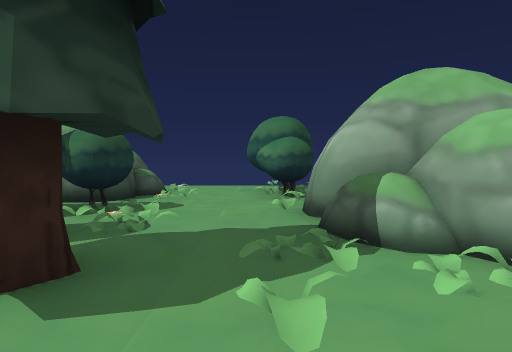
view 1 (above)

24 first-person views from a walk through a scene from a Unity 3-D project. The camera is 1.4 m above the floor, tilts 2° down and sees 75° across. The floor is counted in squares, 2 m on a side. Each view is taken from the middle of a square. On the plan, view 1 faces up. The plan holds only what a view shows up to about 10 squares ahead; the rest is blank. The place goes on beyond the plan. The player character is not drawn. Some surface patterns are stand-ins.

view 2
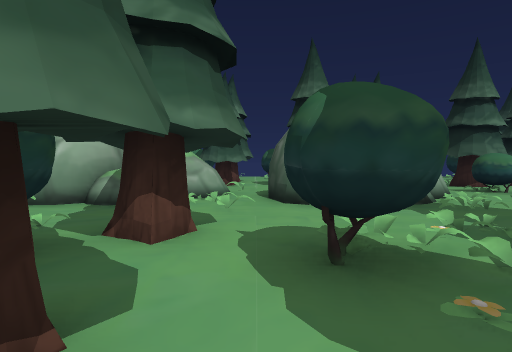

view 3
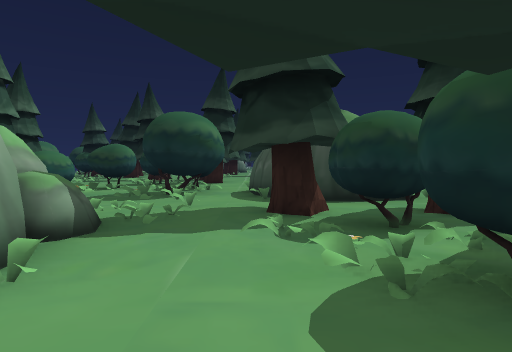

view 4
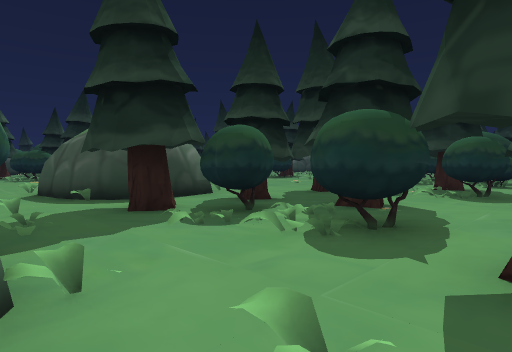

view 5
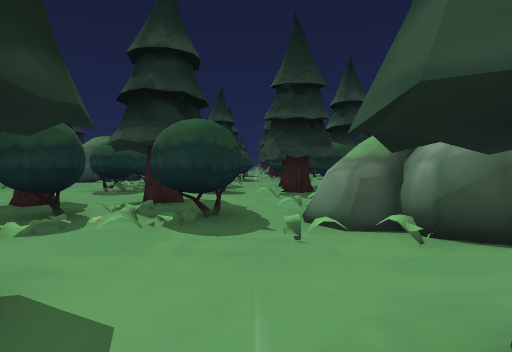

view 6
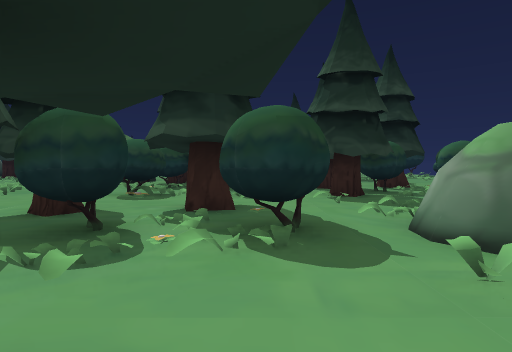

view 7
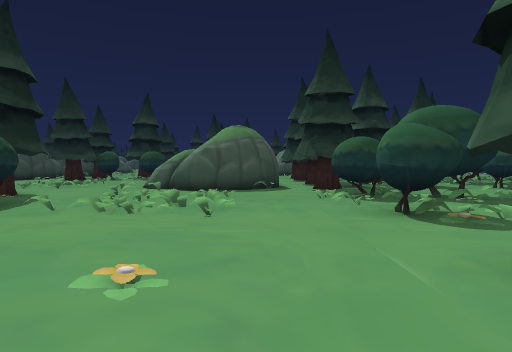

view 8
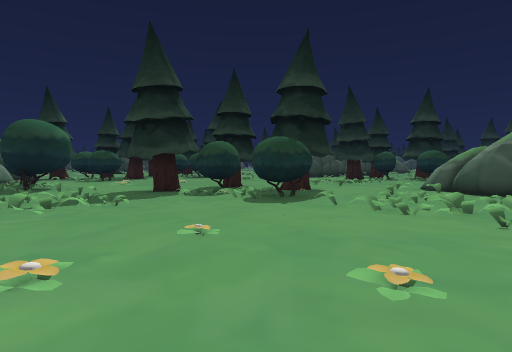

view 9
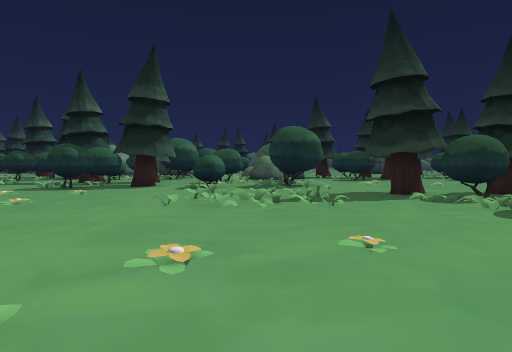

view 10
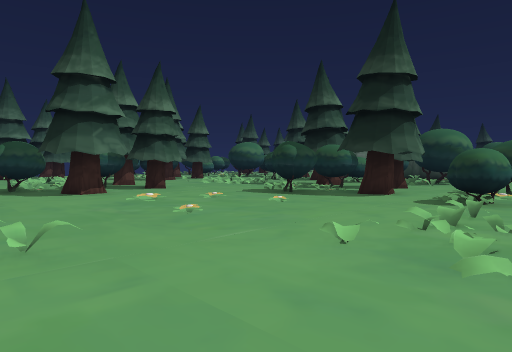

view 11
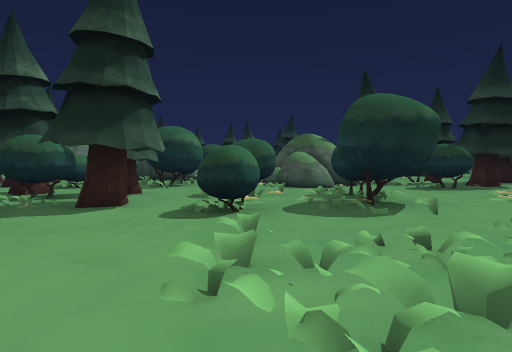

view 12
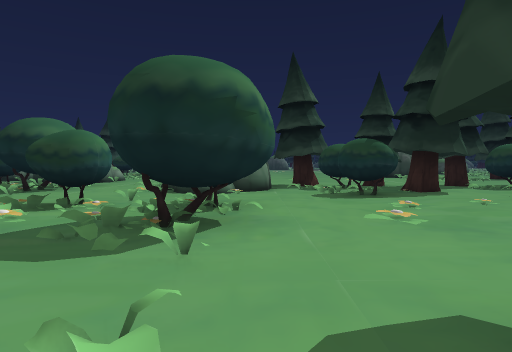

view 13
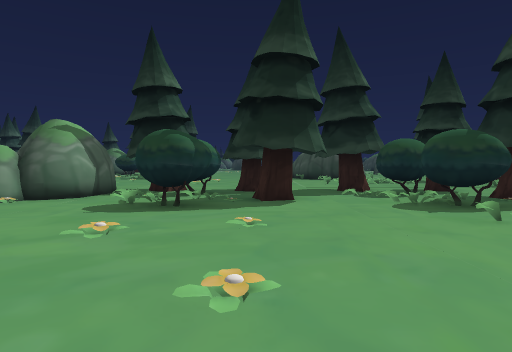

view 14
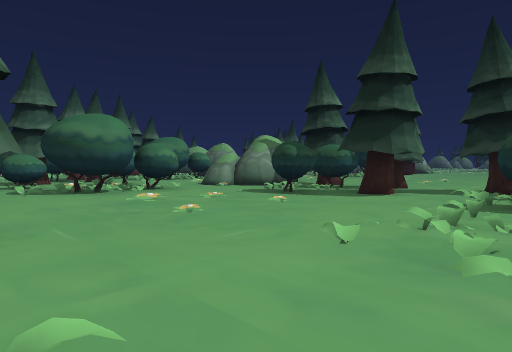

view 15
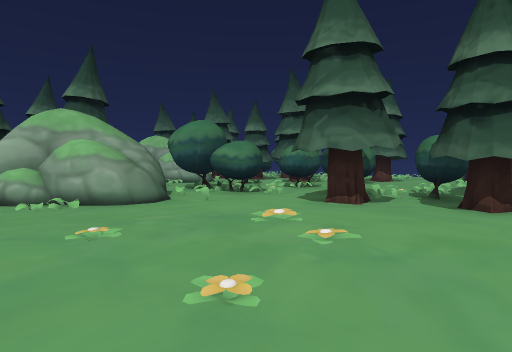

view 16
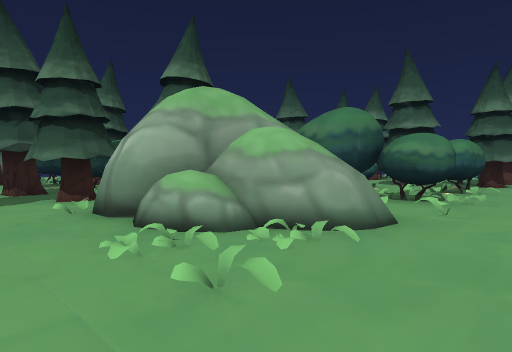

view 17
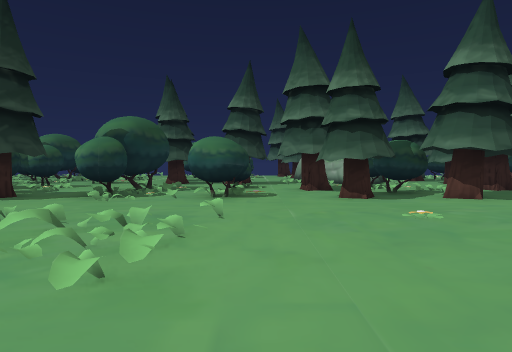

view 18
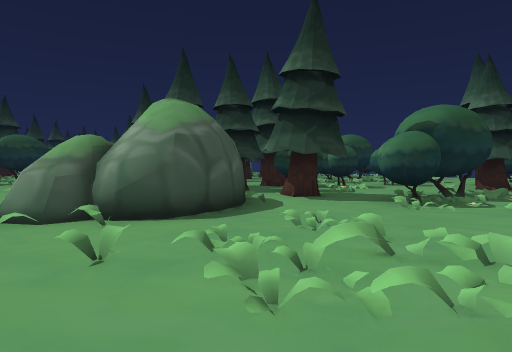

view 19
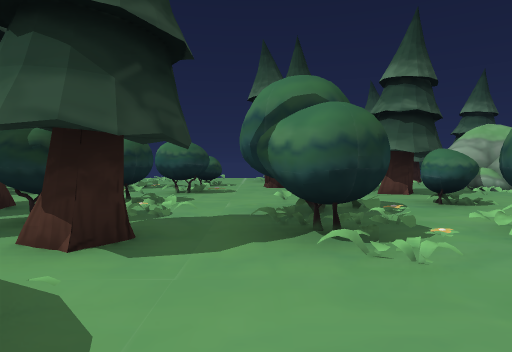

view 20
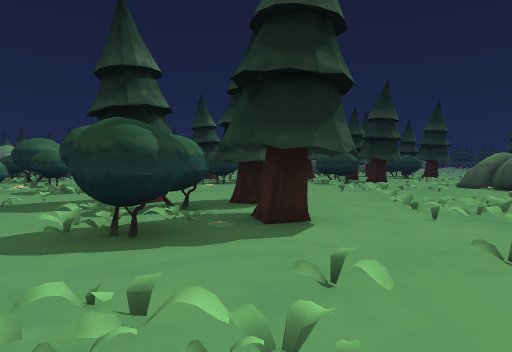

view 21
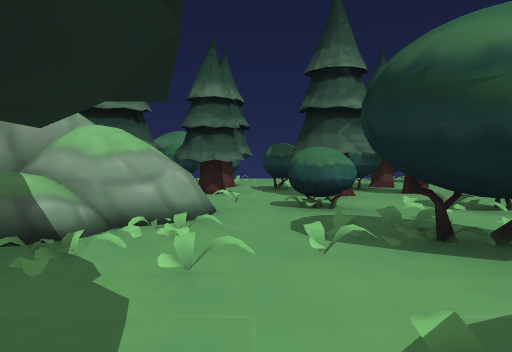

view 22
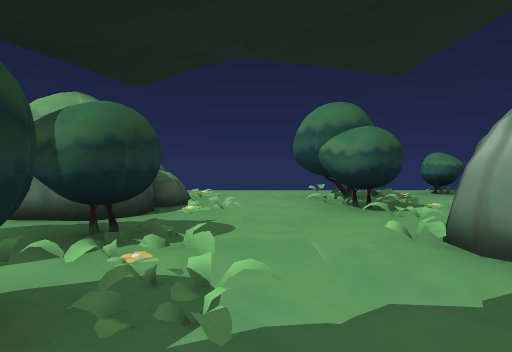

view 23
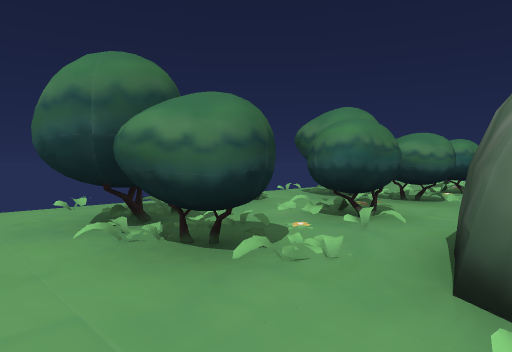

view 24
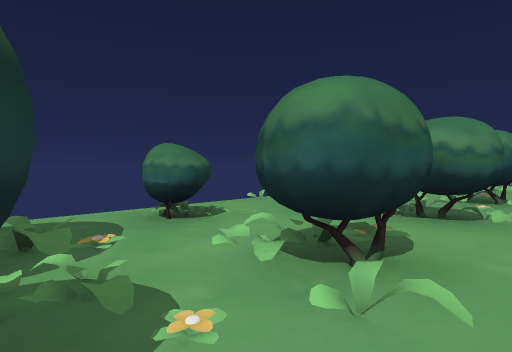

### Floor plan
Key: @ floor where view 1 was taken; # wall or solid block; x gap in a wall; . main floor; : floor 0.25 m higher than the main floor; / step, stairs or slope; = window, fence, low wall or low ledge; ^ raised ledge.
Columns run from 18 left of view 1 to 11 right of it. Each row starts with its distance up from view 1.
 10                 ...x/#x
  9                #=.##/..  /..
  8                #=./#////#///./
  7                #../#/#xx#/#/./
  6               ##.../....
  5      ##       .##..##
  4   ..##//. #    #//.##
  3 ///.###//^###. ##//^#
  2 /#/.###.//##..###.//##.
  1 ......../........./....
  0 ##..//#...##...##.@###
 -1 #//##/...##...##//.##
 -2 ##//#///.###..###//^#   ##
 -3  #./#/#/.###..###.//##..#
 -4  .../............./........
 -5  ##...........####.//##..##
 -6  ##.//........######/... #
 -7  ##.//:.......^#####///. #
 -8 ##..///........##.##/#/.###
 -9  ................../.......
-10  ....##.............##..
-11 /...##...//........##...
-12 /:..###..//:.......###..
-13 //..###..///.......###
-14 ...................
-15 .........//#...##.
-16 /.......##//..##.
-17 /:....../#///.###
-18  /....../#/#/.###
-19 ........./..... .
-20 ##...##..^/.../ #
-21 #...##..##    #
-22 ##..###.#
-23  #..###.#
-24   ..   ..

Where each view was taken, in squares from view 1:
view 1: 0 up, 0 right, facing up
view 2: 1 up, 5 left, facing right
view 3: 2 up, 1 left, facing down
view 4: 2 up, 1 right, facing down-left
view 5: 1 up, 3 left, facing left
view 6: 0 up, 4 left, facing left
view 7: 5 down, 7 left, facing left
view 8: 5 down, 7 left, facing down-left
view 9: 5 down, 8 left, facing down
view 10: 8 down, 8 left, facing down-right
view 11: 10 down, 7 left, facing down
view 12: 12 down, 10 left, facing down
view 13: 14 down, 14 left, facing down
view 14: 13 down, 18 left, facing down-right
view 15: 14 down, 5 left, facing up-right
view 16: 10 down, 6 left, facing up-right
view 17: 10 down, 11 left, facing up
view 18: 9 down, 12 left, facing up-left
view 19: 6 down, 15 left, facing up
view 20: 6 down, 14 left, facing down
view 21: 4 down, 2 left, facing right
view 22: 2 up, 1 left, facing up
view 23: 5 up, 1 left, facing up-right
view 24: 6 up, 1 right, facing up-right
